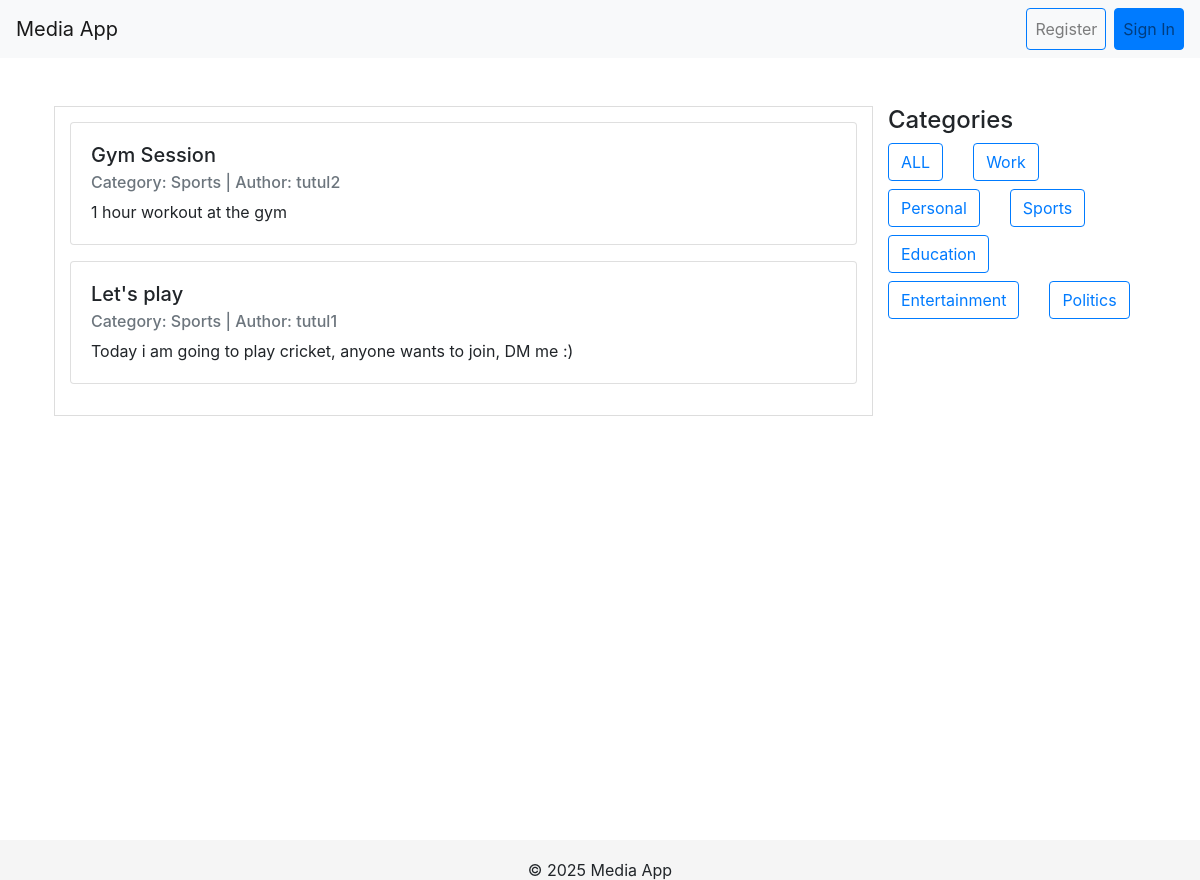
The app's page /category/Sports/ with its own data.
### mediaApp/models.py (models this page shows, shortened)
class Post(models.Model):
    title = models.CharField(max_length=200)
    description = models.TextField(blank=True)
    category = models.ForeignKey(Category, on_delete=models.CASCADE, related_name='tasks')
    created_at = models.DateTimeField(auto_now_add=True)
    updated_at = models.DateTimeField(auto_now=True)
    user = models.ForeignKey(User, on_delete=models.CASCADE, related_name='tasks')

class Category(models.Model):
    name = models.CharField(max_length=100)
    description = models.TextField(blank=True)
    created_at = models.DateTimeField(auto_now_add=True)
    updated_at = models.DateTimeField(auto_now=True)
    class Meta:
        verbose_name_plural = "Categories"

### mediaApp/views.py (the view)
# urls.py: path('category/<str:category_name>/', views.category_posts, name = "category_posts"),
def category_posts(request, category_name):
    category = get_object_or_404(Category, name=category_name)
    posts = Post.objects.filter(category=category)
    categories = Category.objects.all()
    return render(request, 'mediaApp/home.html', {'posts': posts, 'categories': categories, 'selected_category': category_name})

### mediaApp/templates/mediaApp/home.html (shortened to what this page needs)
<!DOCTYPE html>
<html lang="en">
<head>
    <link rel="stylesheet" href="https://stackpath.bootstrapcdn.com/bootstrap/4.5.2/css/bootstrap.min.css">
    <link rel="stylesheet" href="https://cdn.jsdelivr.net/npm/bootstrap-icons@1.7.2/font/bootstrap-icons.css">
</head>
<body>
    <nav class="navbar navbar-expand-lg navbar-light bg-light">
        <a class="navbar-brand" href="{% url 'home' %}">Media App</a>
        <div class="collapse navbar-collapse" id="navbarNav">
            <ul class="navbar-nav ml-auto">
                {% if user.is_authenticated %}
                    <li class="nav-item dropdown">
                        <a class="nav-link dropdown-toggle" href="#" id="profileDropdown" role="button" data-toggle="dropdown" aria-haspopup="true" aria-expanded="false">
                            {{ user }}
                        </a>
                        <div class="dropdown-menu dropdown-menu-right" aria-labelledby="profileDropdown">
                            <a class="dropdown-item" href="{% url 'logout' %}">Logout</a>
                            <a class="dropdown-item" href="{% url 'profile_post' %}">My posts</a>
                        </div>
                    </li>
                {% else %}
                    <li class="nav-item">
                        <a class="nav-link btn btn-outline-primary mr-2" href="{% url 'register' %}">Register</a>
                    </li>
                    <li class="nav-item">
                        <a class="nav-link btn btn-primary" href="{% url 'login' %}">Sign In</a>
                    </li>
                {% endif %}
            </ul>
        </div>
    </nav>
    <div class="container px-4 py-5">
        <div class="container">
            <div class="row">
                <div class="blog-card col-md-9">
                    {% if posts %}
                        {% for post in posts %}
                            <div class="card mb-3">
                                <div class="card-body">
                                    <h5 class="card-title">{{ post.title }}</h5>
                                    <h6 class="card-subtitle mb-2 text-muted">
                                        Category: {{ post.category.name }} | Author: {{ post.user }}
                                    </h6>
                                    <p class="card-text">{{ post.description }}</p>
                                </div>
                            </div>
                        {% endfor %}
                    {% else %}
                        <p class="text-center text-muted">No posts are available for this category.</p>
                    {% endif %}
                </div>
                <div class="col-md-3">
                    <h4>Categories</h4>
                    <div class="row">
                        <div class="col-auto mb-2"><a href="{% url 'home' %}" class="btn btn-outline-primary">ALL</a></div>
                        {% for category in categories %}
                            <div class="col-auto mb-2"><a href="{% url 'category_posts' category.name %}" class="btn btn-outline-primary">{{category.name}}</a></div>
                        {% endfor %}
                    </div>
                </div>
            </div>
        </div>
    </div>
    {% include "mediaApp/footer.html" %}
</body>
</html>

### mediaApp/templates/mediaApp/home.html (style rules this page uses)
html { position: relative; min-height: 100%; }
body { margin-bottom: 60px; }
.navbar { position: sticky; top: 0; z-index: 1000; background-color: #f8f9fa; }
.blog-card { max-height: 90vh; overflow-y: auto; border: 1px solid #ddd; padding: 15px; margin-bottom: 20px; }

### records on screen
Post: title "Gym Session", category.name "Sports", user "tutul2", description "1 hour workout at the gym"
Post: title "Let's play", category.name "Sports", user "tutul1", description "Today i am going to play cricket, anyone wants to join, DM me :)"
Category: name "Work"
Category: name "Personal"
Category: name "Sports"
Category: name "Education"
Category: name "Entertainment"
Category: name "Politics"
